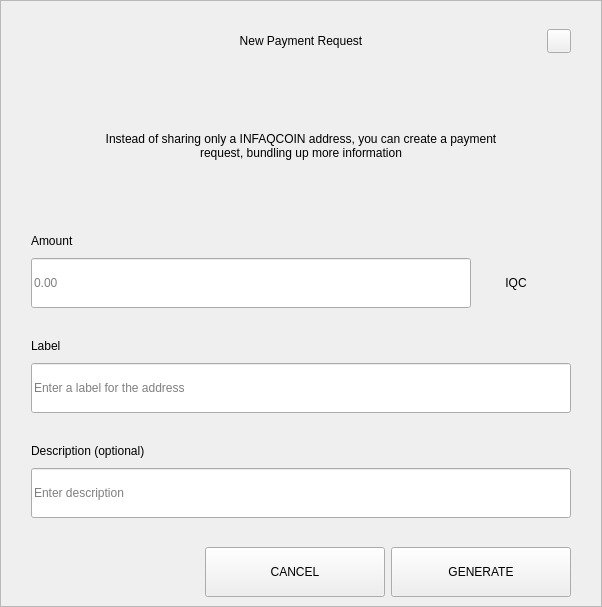
<?xml version="1.0" encoding="UTF-8"?>
<ui version="4.0">
 <class>RequestDialog</class>
 <widget class="QDialog" name="RequestDialog">
  <property name="geometry">
   <rect>
    <x>0</x>
    <y>0</y>
    <width>602</width>
    <height>607</height>
   </rect>
  </property>
  <property name="windowTitle">
   <string>Dialog</string>
  </property>
  <layout class="QVBoxLayout" name="verticalLayout_5">
   <property name="spacing">
    <number>0</number>
   </property>
   <property name="leftMargin">
    <number>0</number>
   </property>
   <property name="topMargin">
    <number>0</number>
   </property>
   <property name="rightMargin">
    <number>0</number>
   </property>
   <property name="bottomMargin">
    <number>0</number>
   </property>
   <item>
    <widget class="QFrame" name="frame">
     <property name="styleSheet">
      <string notr="true"/>
     </property>
     <property name="frameShape">
      <enum>QFrame::StyledPanel</enum>
     </property>
     <property name="frameShadow">
      <enum>QFrame::Raised</enum>
     </property>
     <layout class="QVBoxLayout" name="verticalLayout_4" stretch="1,0,0">
      <property name="spacing">
       <number>0</number>
      </property>
      <property name="leftMargin">
       <number>30</number>
      </property>
      <property name="topMargin">
       <number>20</number>
      </property>
      <property name="rightMargin">
       <number>30</number>
      </property>
      <property name="bottomMargin">
       <number>0</number>
      </property>
      <item>
       <layout class="QHBoxLayout" name="horizontalLayout_3">
        <property name="spacing">
         <number>0</number>
        </property>
        <item>
         <spacer name="horizontalSpacer_21">
          <property name="orientation">
           <enum>Qt::Horizontal</enum>
          </property>
          <property name="sizeHint" stdset="0">
           <size>
            <width>40</width>
            <height>20</height>
           </size>
          </property>
         </spacer>
        </item>
        <item>
         <widget class="QLabel" name="labelTitle">
          <property name="minimumSize">
           <size>
            <width>0</width>
            <height>40</height>
           </size>
          </property>
          <property name="maximumSize">
           <size>
            <width>16777215</width>
            <height>40</height>
           </size>
          </property>
          <property name="styleSheet">
           <string notr="true">padding-left:24px;</string>
          </property>
          <property name="text">
           <string>New Payment Request</string>
          </property>
          <property name="alignment">
           <set>Qt::AlignCenter</set>
          </property>
          <property name="margin">
           <number>7</number>
          </property>
         </widget>
        </item>
        <item>
         <spacer name="horizontalSpacer">
          <property name="orientation">
           <enum>Qt::Horizontal</enum>
          </property>
          <property name="sizeHint" stdset="0">
           <size>
            <width>40</width>
            <height>20</height>
           </size>
          </property>
         </spacer>
        </item>
        <item>
         <widget class="QPushButton" name="btnEsc">
          <property name="minimumSize">
           <size>
            <width>24</width>
            <height>24</height>
           </size>
          </property>
          <property name="maximumSize">
           <size>
            <width>24</width>
            <height>24</height>
           </size>
          </property>
          <property name="focusPolicy">
           <enum>Qt::NoFocus</enum>
          </property>
          <property name="text">
           <string/>
          </property>
         </widget>
        </item>
       </layout>
      </item>
      <item>
       <widget class="QStackedWidget" name="stack">
        <property name="minimumSize">
         <size>
          <width>540</width>
          <height>0</height>
         </size>
        </property>
        <property name="maximumSize">
         <size>
          <width>540</width>
          <height>16777215</height>
         </size>
        </property>
        <property name="currentIndex">
         <number>0</number>
        </property>
        <widget class="QWidget" name="page_1">
         <property name="minimumSize">
          <size>
           <width>540</width>
           <height>0</height>
          </size>
         </property>
         <property name="maximumSize">
          <size>
           <width>540</width>
           <height>16777215</height>
          </size>
         </property>
         <layout class="QVBoxLayout" name="layout1">
          <property name="spacing">
           <number>0</number>
          </property>
          <property name="leftMargin">
           <number>0</number>
          </property>
          <property name="topMargin">
           <number>0</number>
          </property>
          <property name="rightMargin">
           <number>0</number>
          </property>
          <property name="bottomMargin">
           <number>0</number>
          </property>
          <item>
           <spacer name="verticalSpacer_21">
            <property name="orientation">
             <enum>Qt::Vertical</enum>
            </property>
            <property name="sizeType">
             <enum>QSizePolicy::Fixed</enum>
            </property>
            <property name="sizeHint" stdset="0">
             <size>
              <width>20</width>
              <height>30</height>
             </size>
            </property>
           </spacer>
          </item>
          <item alignment="Qt::AlignHCenter">
           <widget class="QLabel" name="labelMessage">
            <property name="minimumSize">
             <size>
              <width>400</width>
              <height>50</height>
             </size>
            </property>
            <property name="text">
             <string>Instead of sharing only a INFAQCOIN address, you can create a payment request, bundling up more information</string>
            </property>
            <property name="alignment">
             <set>Qt::AlignCenter</set>
            </property>
            <property name="wordWrap">
             <bool>true</bool>
            </property>
           </widget>
          </item>
          <item alignment="Qt::AlignBottom">
           <widget class="QWidget" name="containerAmount" native="true">
            <layout class="QVBoxLayout" name="verticalLayout">
             <property name="spacing">
              <number>9</number>
             </property>
             <property name="leftMargin">
              <number>0</number>
             </property>
             <property name="topMargin">
              <number>0</number>
             </property>
             <property name="rightMargin">
              <number>0</number>
             </property>
             <property name="bottomMargin">
              <number>0</number>
             </property>
             <item>
              <widget class="QLabel" name="labelSubtitleAmount">
               <property name="minimumSize">
                <size>
                 <width>350</width>
                 <height>16</height>
                </size>
               </property>
               <property name="maximumSize">
                <size>
                 <width>16777215</width>
                 <height>16</height>
                </size>
               </property>
               <property name="text">
                <string>Amount</string>
               </property>
              </widget>
             </item>
             <item alignment="Qt::AlignTop">
              <widget class="QWidget" name="layoutAmount" native="true">
               <layout class="QHBoxLayout" name="horizontalLayout" stretch="2,0">
                <property name="spacing">
                 <number>0</number>
                </property>
                <property name="leftMargin">
                 <number>0</number>
                </property>
                <property name="topMargin">
                 <number>0</number>
                </property>
                <property name="rightMargin">
                 <number>0</number>
                </property>
                <property name="bottomMargin">
                 <number>0</number>
                </property>
                <item>
                 <widget class="QLineEdit" name="lineEditAmount">
                  <property name="minimumSize">
                   <size>
                    <width>0</width>
                    <height>50</height>
                   </size>
                  </property>
                  <property name="maximumSize">
                   <size>
                    <width>16777215</width>
                    <height>50</height>
                   </size>
                  </property>
                  <property name="placeholderText">
                   <string notr="true">0.00</string>
                  </property>
                 </widget>
                </item>
                <item>
                 <widget class="QWidget" name="comboContainer" native="true">
                  <property name="minimumSize">
                   <size>
                    <width>100</width>
                    <height>50</height>
                   </size>
                  </property>
                  <property name="maximumSize">
                   <size>
                    <width>16777215</width>
                    <height>50</height>
                   </size>
                  </property>
                  <layout class="QHBoxLayout" name="horizontalLayout_31">
                   <property name="spacing">
                    <number>0</number>
                   </property>
                   <property name="leftMargin">
                    <number>0</number>
                   </property>
                   <property name="topMargin">
                    <number>0</number>
                   </property>
                   <property name="rightMargin">
                    <number>10</number>
                   </property>
                   <property name="bottomMargin">
                    <number>0</number>
                   </property>
                   <item>
                    <widget class="QLabel" name="comboBoxCoin">
                     <property name="text">
                      <string>IQC</string>
                     </property>
                     <property name="alignment">
                      <set>Qt::AlignCenter</set>
                     </property>
                    </widget>
                   </item>
                  </layout>
                 </widget>
                </item>
               </layout>
              </widget>
             </item>
            </layout>
           </widget>
          </item>
          <item>
           <spacer name="verticalSpacer_31">
            <property name="orientation">
             <enum>Qt::Vertical</enum>
            </property>
            <property name="sizeType">
             <enum>QSizePolicy::Fixed</enum>
            </property>
            <property name="sizeHint" stdset="0">
             <size>
              <width>20</width>
              <height>30</height>
             </size>
            </property>
           </spacer>
          </item>
          <item>
           <layout class="QVBoxLayout" name="verticalLayoutLabel">
            <property name="spacing">
             <number>9</number>
            </property>
            <item>
             <widget class="QLabel" name="labelSubtitleLabel">
              <property name="minimumSize">
               <size>
                <width>0</width>
                <height>16</height>
               </size>
              </property>
              <property name="maximumSize">
               <size>
                <width>16777215</width>
                <height>16</height>
               </size>
              </property>
              <property name="text">
               <string>Label</string>
              </property>
             </widget>
            </item>
            <item>
             <widget class="QLineEdit" name="lineEditLabel">
              <property name="minimumSize">
               <size>
                <width>0</width>
                <height>50</height>
               </size>
              </property>
              <property name="maximumSize">
               <size>
                <width>16777215</width>
                <height>50</height>
               </size>
              </property>
              <property name="placeholderText">
               <string>Enter a label for the address</string>
              </property>
             </widget>
            </item>
           </layout>
          </item>
          <item>
           <spacer name="verticalSpacer_34">
            <property name="orientation">
             <enum>Qt::Vertical</enum>
            </property>
            <property name="sizeType">
             <enum>QSizePolicy::Fixed</enum>
            </property>
            <property name="sizeHint" stdset="0">
             <size>
              <width>20</width>
              <height>30</height>
             </size>
            </property>
           </spacer>
          </item>
          <item>
           <layout class="QVBoxLayout" name="verticalLayoutDescription">
            <property name="spacing">
             <number>9</number>
            </property>
            <item>
             <widget class="QLabel" name="labelSubtitleDescription">
              <property name="minimumSize">
               <size>
                <width>0</width>
                <height>16</height>
               </size>
              </property>
              <property name="maximumSize">
               <size>
                <width>16777215</width>
                <height>16</height>
               </size>
              </property>
              <property name="text">
               <string>Description (optional)</string>
              </property>
             </widget>
            </item>
            <item>
             <widget class="QLineEdit" name="lineEditDescription">
              <property name="minimumSize">
               <size>
                <width>0</width>
                <height>50</height>
               </size>
              </property>
              <property name="maximumSize">
               <size>
                <width>16777215</width>
                <height>50</height>
               </size>
              </property>
              <property name="placeholderText">
               <string>Enter description</string>
              </property>
             </widget>
            </item>
            <item>
             <spacer name="verticalSpacer_4">
              <property name="orientation">
               <enum>Qt::Vertical</enum>
              </property>
              <property name="sizeType">
               <enum>QSizePolicy::Fixed</enum>
              </property>
              <property name="sizeHint" stdset="0">
               <size>
                <width>20</width>
                <height>20</height>
               </size>
              </property>
             </spacer>
            </item>
           </layout>
          </item>
         </layout>
        </widget>
        <widget class="QWidget" name="page_2">
         <layout class="QVBoxLayout" name="layout2">
          <item>
           <spacer name="verticalSpacer_5">
            <property name="orientation">
             <enum>Qt::Vertical</enum>
            </property>
            <property name="sizeType">
             <enum>QSizePolicy::Fixed</enum>
            </property>
            <property name="sizeHint" stdset="0">
             <size>
              <width>20</width>
              <height>50</height>
             </size>
            </property>
           </spacer>
          </item>
          <item alignment="Qt::AlignHCenter">
           <widget class="QLabel" name="labelQrImg">
            <property name="minimumSize">
             <size>
              <width>260</width>
              <height>260</height>
             </size>
            </property>
            <property name="maximumSize">
             <size>
              <width>260</width>
              <height>260</height>
             </size>
            </property>
            <property name="text">
             <string/>
            </property>
            <property name="alignment">
             <set>Qt::AlignCenter</set>
            </property>
           </widget>
          </item>
          <item>
           <spacer name="verticalSpacer_2">
            <property name="orientation">
             <enum>Qt::Vertical</enum>
            </property>
            <property name="sizeType">
             <enum>QSizePolicy::Fixed</enum>
            </property>
            <property name="sizeHint" stdset="0">
             <size>
              <width>20</width>
              <height>30</height>
             </size>
            </property>
           </spacer>
          </item>
          <item alignment="Qt::AlignHCenter">
           <widget class="QLabel" name="labelAddress">
            <property name="text">
             <string>iKrpQBdmVhyJ2RsQnosZyFHbGjcgbX41Et </string>
            </property>
           </widget>
          </item>
          <item>
           <spacer name="verticalSpacer_32">
            <property name="orientation">
             <enum>Qt::Vertical</enum>
            </property>
            <property name="sizeType">
             <enum>QSizePolicy::Expanding</enum>
            </property>
            <property name="sizeHint" stdset="0">
             <size>
              <width>20</width>
              <height>20</height>
             </size>
            </property>
           </spacer>
          </item>
          <item>
           <layout class="QHBoxLayout" name="horizontal">
            <property name="leftMargin">
             <number>20</number>
            </property>
            <property name="rightMargin">
             <number>20</number>
            </property>
            <property name="bottomMargin">
             <number>20</number>
            </property>
            <item>
             <spacer name="horizontalSpacer_4">
              <property name="orientation">
               <enum>Qt::Horizontal</enum>
              </property>
              <property name="sizeHint" stdset="0">
               <size>
                <width>40</width>
                <height>20</height>
               </size>
              </property>
             </spacer>
            </item>
            <item>
             <widget class="QPushButton" name="btnCopyAddress">
              <property name="minimumSize">
               <size>
                <width>180</width>
                <height>50</height>
               </size>
              </property>
              <property name="text">
               <string>COPY ADDRESS</string>
              </property>
             </widget>
            </item>
            <item>
             <widget class="QPushButton" name="btnCopyUrl">
              <property name="minimumSize">
               <size>
                <width>180</width>
                <height>50</height>
               </size>
              </property>
              <property name="text">
               <string>COPY URL</string>
              </property>
             </widget>
            </item>
            <item>
             <spacer name="horizontalSpacer_2">
              <property name="orientation">
               <enum>Qt::Horizontal</enum>
              </property>
              <property name="sizeHint" stdset="0">
               <size>
                <width>40</width>
                <height>20</height>
               </size>
              </property>
             </spacer>
            </item>
           </layout>
          </item>
         </layout>
        </widget>
       </widget>
      </item>
      <item>
       <widget class="QWidget" name="buttonsStack" native="true">
        <layout class="QHBoxLayout" name="horizontalLayout_5">
         <property name="leftMargin">
          <number>20</number>
         </property>
         <property name="rightMargin">
          <number>0</number>
         </property>
         <item>
          <spacer name="horizontalSpacer_41">
           <property name="orientation">
            <enum>Qt::Horizontal</enum>
           </property>
           <property name="sizeHint" stdset="0">
            <size>
             <width>40</width>
             <height>20</height>
            </size>
           </property>
          </spacer>
         </item>
         <item>
          <widget class="QPushButton" name="btnCancel">
           <property name="minimumSize">
            <size>
             <width>180</width>
             <height>50</height>
            </size>
           </property>
           <property name="focusPolicy">
            <enum>Qt::NoFocus</enum>
           </property>
           <property name="text">
            <string>CANCEL</string>
           </property>
          </widget>
         </item>
         <item>
          <widget class="QPushButton" name="btnSave">
           <property name="minimumSize">
            <size>
             <width>180</width>
             <height>50</height>
            </size>
           </property>
           <property name="focusPolicy">
            <enum>Qt::NoFocus</enum>
           </property>
           <property name="text">
            <string>GENERATE</string>
           </property>
          </widget>
         </item>
        </layout>
       </widget>
      </item>
     </layout>
    </widget>
   </item>
  </layout>
 </widget>
 <resources/>
 <connections/>
</ui>
